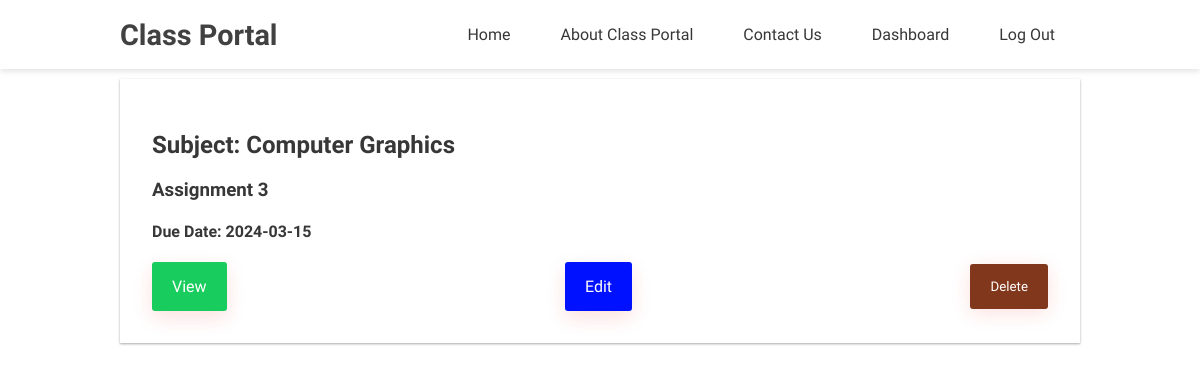
Screenshot of /view-assignment.php?value=2 (signed in) with the database file from the repository.
### tables this page shows
CREATE TABLE `assignment` (
  `id` int(100) NOT NULL,
  `Semester` int(11) NOT NULL,
  `Subject` varchar(50) NOT NULL,
  `title` varchar(100) NOT NULL,
  `description` varchar(30000) NOT NULL,
  `duedate` varchar(100) NOT NULL,
  `user_role` int(10) NOT NULL
);

### view-assignment.php (the view, shortened to what this page needs)
<?php
$value = $_GET['value'] ?? '';
if (!isset($_SESSION['username'])) :
    header('Location:login.php');
else :
    include("config/db.php");
    include("include/header.php");
?>
    <div class="container">
        <?php
        $sql = "SELECT * FROM assignment WHERE user_role = 1 AND Semester = $value;";
        $result = mysqli_query($conn, $sql) or die('Error');
        if (mysqli_num_rows($result) > 0) {
            while ($row = mysqli_fetch_assoc($result)) {
                $id = $row['id'];
                $subject = $row['Subject'];
                $title = $row['title'];
                $duedate = $row['duedate'];
        ?>
                <div class="assignment-card" id="data">
                    <h2>Subject: <?php echo $subject; ?></h2>
                    <h3><?php echo $title; ?></h3>
                    <h4>Due Date: <?php echo $duedate; ?></h4>
                    <div class="buttons">
                        <?php if ($_SESSION['user_role'] > 0) : ?>
                            <a class="green" href="view.php?id=<?php echo $id; ?>">View</a>
                            <a class="blue" href="edit.php?id=<?php echo $id; ?>">Edit</a>
                            <form id="deleteForm" action="delete.php" method="POST">
                                <input type="submit" name="delete" value="Delete" onclick="return confirmDelete();">
                            </form>
                        <?php else : ?>
                            <a class="green" href="view.php?id=<?php echo $id; ?>">View</a>
                        <?php endif ?>
                    </div>
                </div>
        <?php
            }
        } else {
            $error = 'No assignments';
        }
        ?>
    </div>
<?php
endif;
?>

### css/main.css (style rules this page uses)
html, body { margin: 0; padding: 0; color: #373738; background: #fff; font-family: 'Varela Round', sans-serif; scroll-behavior: smooth; }
a { text-decoration: none; }
.container { width: 80%; margin: 0 auto; }
input[type="submit"] { background: #80371c; box-shadow: 0 4px 20px 0 rgba(226, 36, 22, 0.137); color: #fff; padding: 15px 20px !important; border: none; border-radius: 3px; font-family: 'Varela Round', sans-serif; }
.assignment-card { padding: 2em; margin-top: 10px; background-color: #fff; box-shadow: 0 1px 3px rgba(0,0,0,0.12), 0 1px 2px rgba(0,0,0,0.24); transition: all .3s ease-in-out; }
.green { background: #19cc5e; box-shadow: 0 7px 20px 0 rgba(226, 36, 22, 0.137); padding: 15px 20px; color: #fff; border-radius: 3px; transition: all .3s ease-in-out; }
.blue { background: #0011ff; box-shadow: 0 7px 20px 0 rgba(226, 36, 22, 0.137); padding: 15px 20px; color: #fff; border-radius: 3px; transition: all .3s ease-in-out; }
.buttons { display: flex; align-items: center; justify-content: space-between; }

### rows the page displays
assignment: Subject "Computer Graphics", title "Assignment 3", duedate "2024-03-15"
